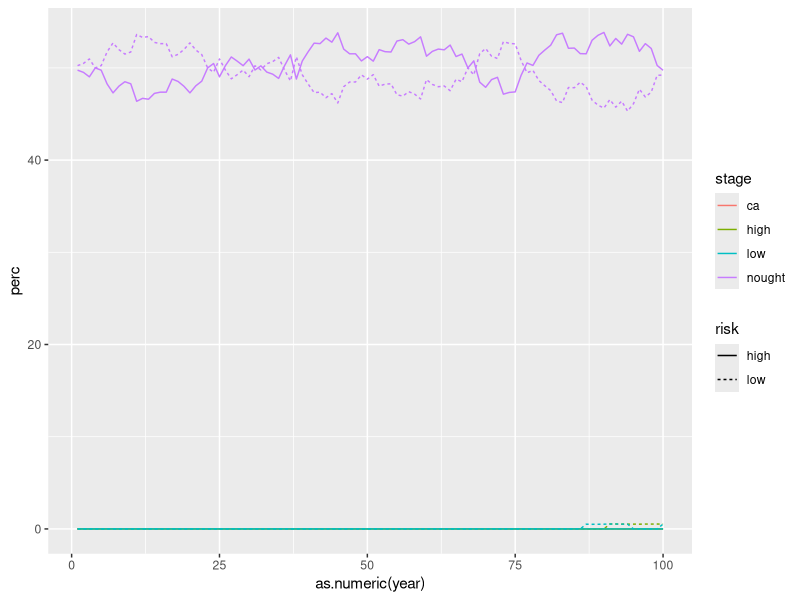
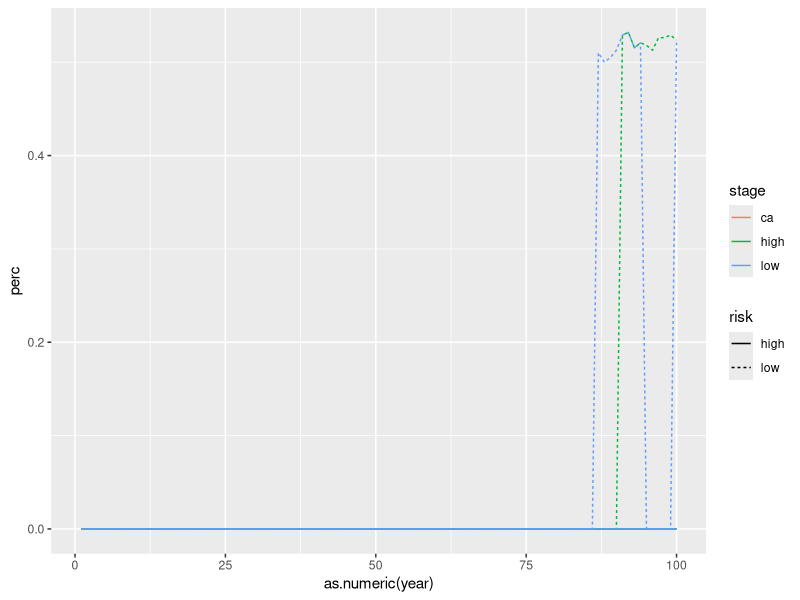
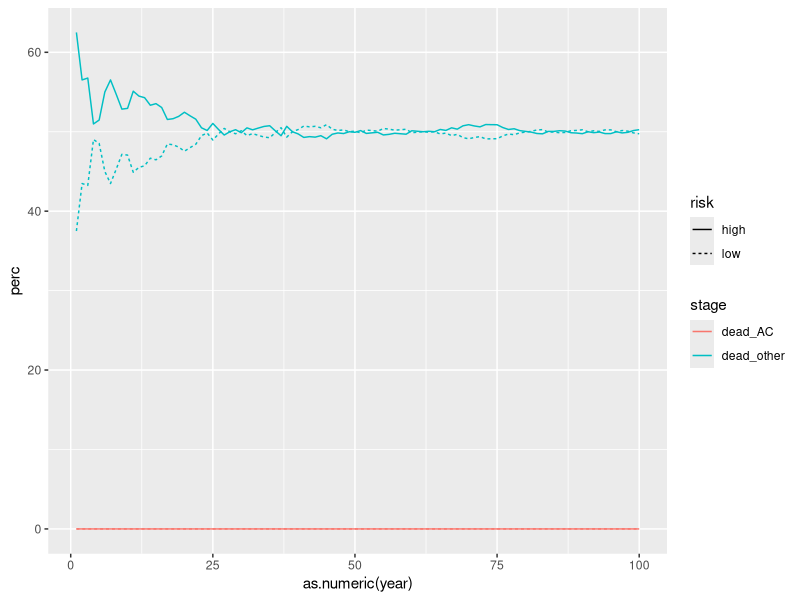
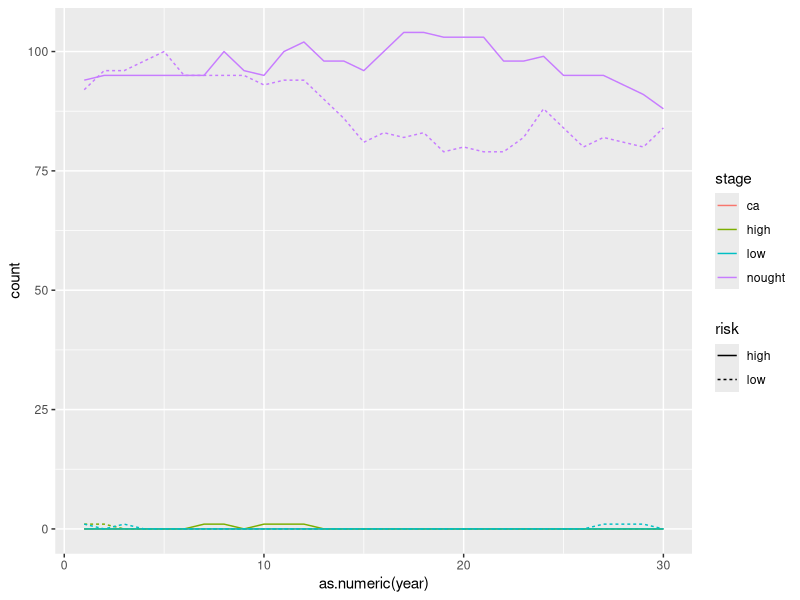
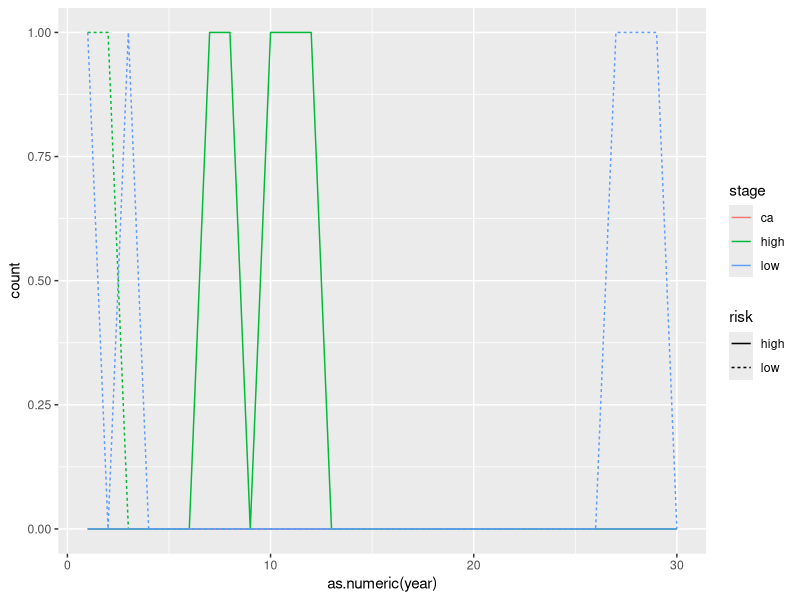
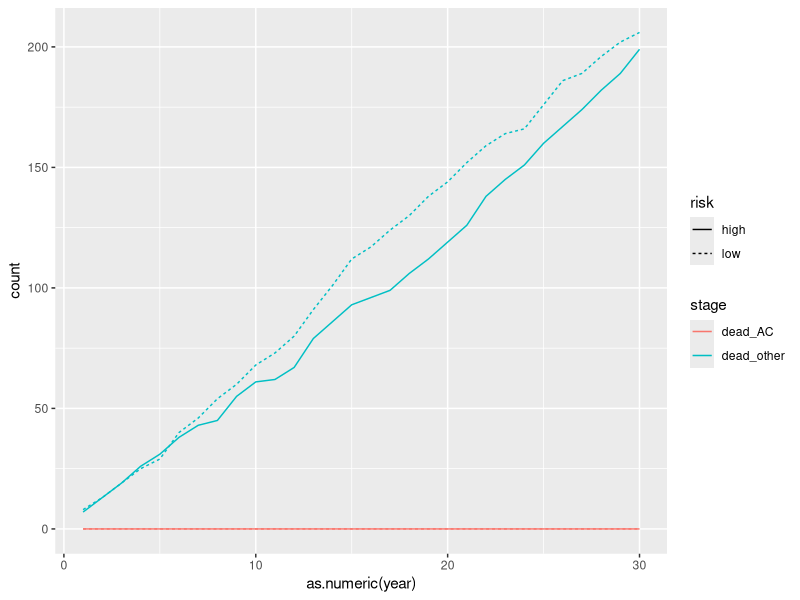
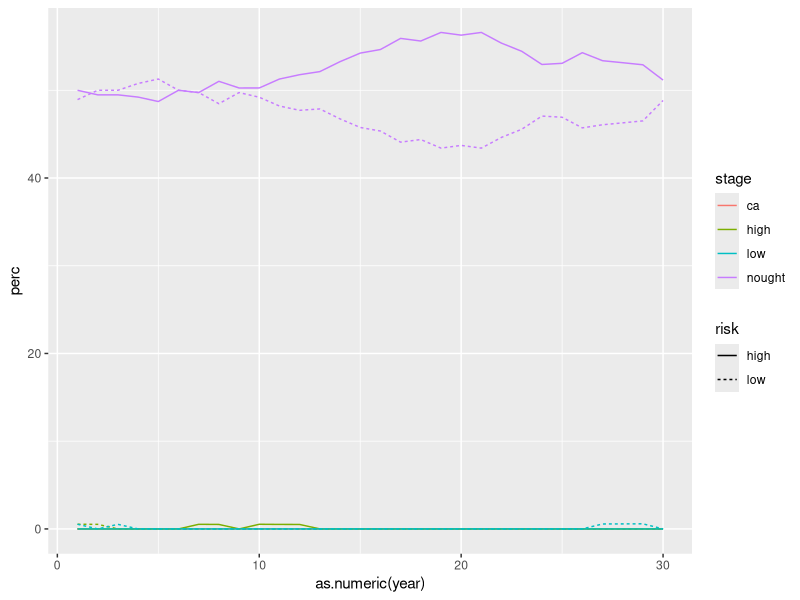
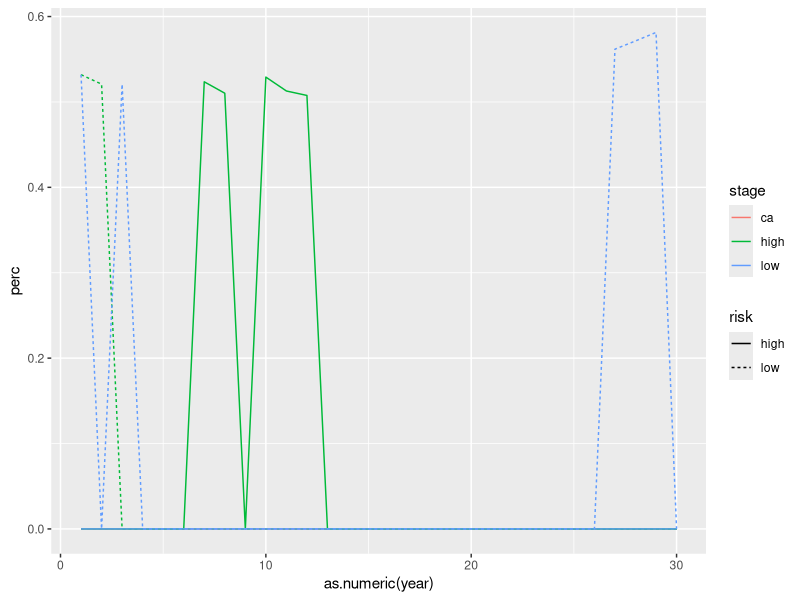

Source code (R) for these figures, in order:
## ---- chunk 1
knitr::opts_chunk$set(echo = TRUE)

library(ggplot2)
library(data.table)
library(tidyr)
## ---- chunk 2
n <- 200
perc_low <- 0.5
perc_high <- 0.5

n_low <- n*perc_low
n_high <- n*perc_high

risk_low_nought_low <- 0.0001
risk_low_nought_high <- 0.0001
risk_low_nought_ca <- 0.000001
risk_low_nought_same <- 1 - risk_low_nought_low - risk_low_nought_high - risk_low_nought_ca
risk_low_low_high <- 0.0001
risk_low_low_ca <- 0.00002
risk_low_low_same <- 1 - risk_low_low_high - risk_low_low_ca
risk_low_high_ca <- 0.0001
risk_low_high_low <- 0.1
risk_low_high_same <- 1 - risk_low_high_ca - risk_low_high_low

risk_high_nought_low <- 0.0002
risk_high_nought_high <- 0.0002
risk_high_nought_ca <- 0.000002
risk_high_nought_same <- 1 - risk_high_nought_low - risk_high_nought_high - risk_high_nought_ca
risk_high_low_high <- 0.0002
risk_high_low_ca <- 0.00004
risk_high_low_same <- 1 - risk_high_low_high - risk_high_low_ca
risk_high_high_ca <- 0.002
risk_high_high_low <- 0.1
risk_high_high_same <- 1 - risk_high_high_ca - risk_high_high_low

risk_ca_death <- 0.05
risk_ca_curative <- 0.8
risk_ca_continue <- 1 - risk_ca_death - risk_ca_curative
risk_ca_alive <- 1-risk_ca_death

risk_IT_ca_death <- 0.01

risk_death <- 0.07
risk_birth <- 0.07

surv_years <- 3
treat_years <- 5

## ---- chunk 3
create_population <- function(status){ # samo iscemo steady state populacijo brez screeninga in zdravljenja
  status_copy <- status
  
  for (i in 1:dim(status)[1]){
    
    random_death <- runif(1)
    if (random_death < risk_death){
      status_copy$stage[i] <- "dead_other"
      status_copy$treatment_status[i] <- "dead"

    } else { #zaklepaj random death
        if (status$risk[i]=="low"){
          if (status$stage[i]=="nought"){
            status_copy$stage[i] <- sample(c("low", "high", "ca", "nought"), 1, prob=c(risk_low_nought_low, risk_low_nought_high, risk_low_nought_ca, risk_low_nought_same))
          } else if (status$stage[i]=="low"){
              status_copy$stage[i] <- sample(c("high", "ca", "low"), 1, prob=c(risk_low_low_high, risk_low_low_ca, risk_low_low_same))
          } else if (status$stage[i]=="high"){
              status_copy$stage[i] <- sample(c("ca", "low", "high"), 1, prob=c(risk_low_high_ca, risk_low_high_low, risk_low_high_same))
          } else if (status$stage[i]=="ca"){
              status_copy$stage[i] <- sample(c("ca", "dead_AC"), 1, prob=c(risk_ca_death, risk_ca_alive))
          }
      } else if (status$risk[i]=="high"){ #zaklepaj low risk
          if (status$stage[i]=="nought"){
            status_copy$stage[i] <- sample(c("low", "high", "ca", "nought"), 1, prob=c(risk_high_nought_low, risk_high_nought_high, risk_high_nought_ca, risk_high_nought_same))
          } else if (status$stage[i]=="low"){
              status_copy$stage[i] <- sample(c("high", "ca", "low"), 1, prob=c(risk_high_low_high, risk_high_low_ca, risk_high_low_same))
          } else if (status$stage[i]=="high"){
              status_copy$stage[i] <- sample(c("ca", "low", "high"), 1, prob=c(risk_high_high_ca, risk_high_high_low, risk_high_high_same))
          } else if (status$stage[i]=="ca"){
              status_copy$stage[i] <- sample(c("ca", "dead_AC"), 1, prob=c(risk_ca_death, risk_ca_alive))
          }
      } #zaklepaj high risk
    } #zaklepaj no random death
  } #zaklepaj iterator
  
  status_copy$surv_year <- as.character((as.numeric(status_copy$surv_year) + 1)%%3)
  
  new <- trunc(rnorm(1, risk_birth, 0.01) * n)
  new_low <- round(perc_low * new, 0)
  new_high <- new - new_low
  
  add_lines <- as.data.frame(cbind(rep("nought", new),
                     c(rep("low", new_low), rep("high", new_high)),
                     as.character(sample(0:(surv_years-1), new, replace=TRUE)),
                     rep(NA, new),
                     rep("none", new)))
  names(add_lines) <- c("stage", "risk", "surv_year", "treatment_year", "treatment_status")
  
  
  status_copy <- rbind(status_copy, add_lines)
  status <- status_copy
  
  return(status)
  
} #zaklepaj funkcije


count_function <- function(status){
  table <- setDT(status)

  test <- setkey(table, stage, risk, surv_year, treatment_year, treatment_status)[, .N, 
               by="stage,risk,surv_year,treatment_year,treatment_status"][CJ(c("nought", "low", "high", "ca", "dead_AC", "dead_other"),
               c("low", "high"),
               as.character(seq(0, surv_years-1, 1)),
               c(seq(0, treat_years, 1), NA),
               c("none", "IT", "repeat_IT", "AIN", "AIN_history", "CA_followup", "CA_history", "dead")), 
               allow.cartesian=TRUE][is.na(N), N := 0L]
  
  return(test$N)
}

## ---- chunk 4
stage <- rep("nought", n)
risk <- c(rep("low", n_low), rep("high", n_high))
surv_year <- as.character(sample(0:(surv_years-1), n, replace=TRUE))
treatment_year <- rep(NA, n)
treatment_status <- rep("none", n)

status <- as.data.frame(cbind(stage, risk, surv_year, treatment_year, treatment_status))

table <- setDT(status)
test <- setkey(table, stage, risk, surv_year, treatment_year, treatment_status)[, .N, 
               by="stage,risk,surv_year,treatment_year,treatment_status"][CJ(c("nought", "low", "high", "ca", "dead_AC", "dead_other"),
               c("low", "high"),
               as.character(seq(0, surv_years-1, 1)),
               c(seq(0, treat_years, 1), NA),
               c("none", "IT", "repeat_IT", "AIN", "AIN_history", "CA_followup", "CA_history", "dead")), 
               allow.cartesian=TRUE][is.na(N), N := 0L]

empty_table <- test[, 1:5]
## ---- chunk 5
YEARS <- 100
results <- empty_table
for(i in 1:YEARS){
  status <- create_population(status)
  line <- count_function(status)
  
  results <- cbind(results, line) #rabim za risanje generiranja simulacije, za dejansko stetje pa ne

}
## ---- chunk 6
dead_AC <- which(results$stage=="dead_AC" & results$treatment_status!="dead")
results <- results[-dead_AC,]
dead_other <- which(results$stage=="dead_other" & results$treatment_status!="dead")
results <- results[-dead_other,]

results_df <- setDF(results)

partial_names_interim <- as.character(seq(1, YEARS, 1))
partial_names <- paste("year_", partial_names_interim, sep="")
names_full <- c("stage", "risk", "surv_year", "treatment_year", "treatment_status", partial_names)
names(results_df) <- names_full



results_agg <- aggregate(. ~ stage + risk, results_df[, c(1, 2, 6:(YEARS+5))], sum)

dead_numbers <- which(results_agg$stage=="dead_AC" | results_agg$stage=="dead_other")
agg_dead <- results_agg[dead_numbers,]
agg_alive <- results_agg[-dead_numbers,]

for (i in 3:(YEARS+2)){
  agg_alive[, i] <- agg_alive[,i]/sum(agg_alive[,i] )* 100
}

for (i in 3:(YEARS+2)){
  agg_dead[, i] <- agg_dead[,i]/sum(agg_dead[,i] )* 100
}



agg_long_dead <- pivot_longer(agg_dead, 
    cols = starts_with("year_"),
    names_to = "year",
    names_prefix = "year_",
    values_to = "perc"
  )

agg_long_alive <- pivot_longer(agg_alive, 
    cols = starts_with("year_"),
    names_to = "year",
    names_prefix = "year_",
    values_to = "perc"
)


## ---- chunk 7
ggplot(data=agg_long_alive) + geom_line(aes(x=as.numeric(year), y=perc, color=stage, linetype=risk)) 
ggplot(data=agg_long_alive[which(agg_long_alive$stage!="nought"),]) + geom_line(aes(x=as.numeric(year), y=perc, color=stage, linetype=risk)) 

ggplot(data=agg_long_dead) + geom_line(aes(x=as.numeric(year), y=perc, color=stage, linetype=risk)) 
## ---- chunk 8
ongoing_population <- function(status){ # spreminjanje populacije, ki je lahko tudi zaznana in zdravljena
  status_copy <- status
  
  for (i in 1:dim(status)[1]){
    random_death <- runif(1)
    if (random_death < risk_death){
      status_copy$stage[i] <- "dead_other"
      status_copy$treatment_status[i] <- "dead"

    } else { #zaklepaj random death
        random <- runif(1)

        if (status$treatment_status[i]=="IT" | status$treatment_status[i]=="repeat_IT"){ #vse AIN imajo treatment_status AIN_history, in se tu obravnavajo kot "low" in "high" risk
          if (status$stage[i]=="ca"){
            if (random < 0.8){# ti so ozdraveli in zacnejo steti leta za followup
              status_copy$stage[i] <- "nought"
              status_copy$treatment_status[i] <- "CA_followup"
              status_copy$treatment_year[i] <- 1
            }
          } else if (random < 0.8 + risk_IT_ca_death){
              status_copy$stage[i] <- "dead_AC"
              status_copy$treatment_status[i] <- "dead"
          }
        } else { #zaklepaj in treatment
            if (status$treatment_status[i]=="AIN"){
              status$treatment_status[i] <- "AIN_history" # popravimo status, ker je lani imel AIN, zdaj je ze v zgodovini
              status$stage[i] <- "nought" # popravimo stage, ker je bil AIN lani odstranjen
            }
            if (status$risk[i]=="low"){
              if (status$stage[i]=="nought"){
                status_copy$stage[i] <- sample(c("low", "high", "ca", "nought"), 1, prob=c(risk_low_nought_low, risk_low_nought_high, risk_low_nought_ca, risk_low_nought_same))
              } else if (status$stage[i]=="low"){
                  status_copy$stage[i] <- sample(c("high", "ca", "low"), 1, prob=c(risk_low_low_high, risk_low_low_ca, risk_low_low_same))
              } else if (status$stage[i]=="high"){
                  status_copy$stage[i] <- sample(c("ca", "low", "high"), 1, prob=c(risk_low_high_ca, risk_low_high_low, risk_low_high_same))
              } else if (status$stage[i]=="ca"){
                  status_copy$stage[i] <- sample(c("ca", "dead_AC"), 1, prob=c(risk_ca_death, risk_ca_alive))
              }
          } else if (status$risk[i]=="high"){ #zaklepaj low risk
              if (status$stage[i]=="nought"){
                status_copy$stage[i] <- sample(c("low", "high", "ca", "nought"), 1, prob=c(risk_high_nought_low, risk_high_nought_high, risk_high_nought_ca, risk_high_nought_same))
              } else if (status$stage[i]=="low"){
                  status_copy$stage[i] <- sample(c("high", "ca", "low"), 1, prob=c(risk_high_low_high, risk_high_low_ca, risk_high_low_same))
              } else if (status$stage[i]=="high"){
                  status_copy$stage[i] <- sample(c("ca", "low", "high"), 1, prob=c(risk_high_high_ca, risk_high_high_low, risk_high_high_same))
              } else if (status$stage[i]=="ca"){
                  status_copy$stage[i] <- sample(c("ca", "dead_AC"), 1, prob=c(risk_ca_death, risk_ca_alive))
              }
          } #zaklepaj high risk
        } # zaklepaj not in treatment
    } #zaklepaj no random death
  } #zaklepaj iterator
  
  status_copy$surv_year <- (as.numeric(status_copy$surv_year) + 1)%%3
  status_copy$treatment_year <- (as.numeric(status_copy$treatment_year) + 1)%%5
  
  for (i in 1:dim(status)[1]){
    if (is.na(status_copy$treatment_year[i])==FALSE){
      if (status_copy$treatment_year[i]==0){
        status_copy$treatment_year[i] <- NA
        status_copy$treatment_status[i] <- "CA_history"
        status_copy$surv_year[i] <- 0
      }
    }
    
  }
  

  
  new <- trunc(rnorm(1, risk_birth, 0.01) * n)
  new_low <- round(perc_low * new, 0)
  new_high <- new - new_low
  
  add_lines <- as.data.frame(cbind(rep("nought", new),
                     c(rep("low", new_low), rep("high", new_high)),
                     sample(0:(surv_years-1), new, replace=TRUE),
                     rep(NA, new),
                     rep("none", new)))
  names(add_lines) <- c("stage", "risk", "surv_year", "treatment_year", "treatment_status")
  
  
  status_copy <- rbind(status_copy, add_lines)
  status_copy$surv_year <- as.numeric(status_copy$surv_year)
  status_copy$treatment_year <- as.numeric(status_copy$treatment_year)
  status <- status_copy
  
  return(status)
  
} #zaklepaj funkcije

diagnosis_function <- function(status){
  
  for (i in 1:dim(status)[1]){
    if (status$treatment_status[i]!="dead"){
      random <- runif(1)
      if (status$treatment_status[i]=="CA_followup"){#gledamo vsako leto, najdemo vse; "IT" tudi gledamo vsako leto, ampak najden AIN ne spremeni nicesar, ker ga samo odstranimo in itak ni generiran in gre zdravljenje naprej, ca pa ne bomo nasli, ker ga gledamo vsako leto
        if (status$stage[i] =="ca"){
          status$treatment_year[i] <- NA
          status$treatment_status[i] <- "repeat_IT"
        }
      } else if (status$treatment_status[i]=="none" | status$treatment_status[i]=="AIN_history" | status$treatment_status[i]=="CA_history" ) {#gledamo na screening, ostale najdemo samo nakljucno; zaklepaj in treatment
        if (status$surv_year[i]==0){ #te screenamo
          if (status$stage[i]=="low"){
            if (random < find_low_screen){
              if(status$treatment_status[i]=="none")
              status$treatment_status[i] <- "AIN"
            }
          } else if (status$stage[i]=="high"){
            if (random < find_high_screen){
              if(status$treatment_status[i]=="none")
              status$treatment_status[i] <- "AIN"
            }
          } else if (status$stage[i]=="ca"){
            if (random < find_ca_screen){
              status$treatment_status[i] <- "IT"
              status$treatment_year[i] <- 0
              status$surv_year[i] <- NA
            }
          } 
        } else { #te nademo samo nakljucno; zaklepaj screenani
            if (status$stage[i]=="ca"){
              if (random < find_ca_null){
                status$treatment_status[i] <- "IT"
                status$treatment_year[i] <- 0
                status$surv_year[i] <- NA
              }
            } 
        } #zaklepaj nakljucni
      }#zaklepaj not in treatment
    } # zaklepaj ali je sploh ziv
    
  }# zaklepaj iteratorja
  
  return(status)
}# zaklepaj funkcije



count_function <- function(status){
  table <- setDT(status)

  test <- setkey(table, stage, risk, surv_year, treatment_year, treatment_status)[, .N, 
               by="stage,risk,surv_year,treatment_year,treatment_status"][CJ(c("nought", "low", "high", "ca", "dead_AC", "dead_other"),
               c("low", "high"),
               c(seq(0, surv_years-1, 1), NA),
               c(seq(0, treat_years, 1), NA),
               c("none", "IT", "repeat_IT", "AIN", "AIN_history", "CA_followup", "CA_history", "dead")), 
               allow.cartesian=TRUE][is.na(N), N := 0L]
  
  return(test$N)
}

## ---- chunk 9
find_low_null <- 0
find_high_null <- 0# ce to dvignes, moras spremeniti kodo?
find_ca_null <- 0.1

find_low_screen <- 0.8 # od tu naprej rabis tri sete, za boljsi in slabsi screen in sploh brez screena
find_high_screen <- 0.95
find_ca_screen <- 1
## ---- chunk 10
#ZAZENES ENKRAT; POTEM SE NE DOTIKAS, DA OHRANIS status_start!!!!!
status_start <- status[which(status$treatment_status!="dead"),] # ciscenje predhodnih mrtvih iz generirane populacije
## ---- chunk 11
status <- status_start
status$treatment_year <- as.numeric(status$treatment_year)
status$surv_year <- as.numeric(status$surv_year)

## ---- chunk 12
table <- setDT(status)
test <- setkey(table, stage, risk, surv_year, treatment_year, treatment_status)[, .N, 
               by="stage,risk,surv_year,treatment_year,treatment_status"][CJ(c("nought", "low", "high", "ca", "dead_AC", "dead_other"),
               c("low", "high"),
               c(seq(0, surv_years-1, 1), NA),
               c(seq(0, treat_years, 1), NA),
               c("none", "IT", "repeat_IT", "AIN", "AIN_history", "CA_followup", "CA_history", "dead")), 
               allow.cartesian=TRUE][is.na(N), N := 0L]

empty_table_ongoing <- test[, 1:5]
## ---- chunk 13
YEARS <- 30
results <- empty_table_ongoing
for(i in 1:YEARS){
  status <- ongoing_population(status)
  status <- diagnosis_function(status)
  line <- count_function(status)
  
  results <- cbind(results, line)

}
## ---- chunk 14
dead_AC <- which(results$stage=="dead_AC" & results$treatment_status!="dead")
results <- results[-dead_AC,]
dead_other <- which(results$stage=="dead_other" & results$treatment_status!="dead")
results <- results[-dead_other,]

results_df <- setDF(results)

partial_names_interim <- as.character(seq(1, YEARS, 1))
partial_names <- paste("year_", partial_names_interim, sep="")
names_full <- c("stage", "risk", "surv_year", "treatment_year", "treatment_status", partial_names)
names(results_df) <- names_full



results_agg <- aggregate(. ~ stage + risk, results_df[, c(1, 2, 6:(YEARS+5))], sum)

dead_numbers <- which(results_agg$stage=="dead_AC" | results_agg$stage=="dead_other")
agg_dead <- results_agg[dead_numbers,]
agg_alive <- results_agg[-dead_numbers,]

agg_long_dead <- pivot_longer(agg_dead, 
    cols = starts_with("year_"),
    names_to = "year",
    names_prefix = "year_",
    values_to = "count"
  )

agg_long_alive <- pivot_longer(agg_alive, 
    cols = starts_with("year_"),
    names_to = "year",
    names_prefix = "year_",
    values_to = "count"
)


agg_alive_perc <- agg_alive
agg_dead_perc <- agg_dead

for (i in 3:(YEARS+2)){
  agg_alive_perc[, i] <- agg_alive_perc[,i]/sum(agg_alive_perc[,i] )* 100
}

for (i in 3:(YEARS+2)){
  agg_dead_perc[, i] <- agg_dead_perc[,i]/sum(agg_dead_perc[,i] )* 100
}



agg_long_dead_perc <- pivot_longer(agg_dead_perc, 
    cols = starts_with("year_"),
    names_to = "year",
    names_prefix = "year_",
    values_to = "perc"
  )

agg_long_alive_perc <- pivot_longer(agg_alive_perc, 
    cols = starts_with("year_"),
    names_to = "year",
    names_prefix = "year_",
    values_to = "perc"
)


## ---- chunk 15
ggplot(data=agg_long_alive) + geom_line(aes(x=as.numeric(year), y=count, color=stage, linetype=risk)) 
ggplot(data=agg_long_alive[which(agg_long_alive$stage!="nought"),]) + geom_line(aes(x=as.numeric(year), y=count, color=stage, linetype=risk)) 

ggplot(data=agg_long_dead) + geom_line(aes(x=as.numeric(year), y=count, color=stage, linetype=risk)) 
## ---- chunk 16
ggplot(data=agg_long_alive_perc) + geom_line(aes(x=as.numeric(year), y=perc, color=stage, linetype=risk)) 
ggplot(data=agg_long_alive_perc[which(agg_long_alive_perc$stage!="nought"),]) + geom_line(aes(x=as.numeric(year), y=perc, color=stage, linetype=risk)) 

ggplot(data=agg_long_dead_perc) + geom_line(aes(x=as.numeric(year), y=perc, color=stage, linetype=risk)) 
## ---- chunk 17

